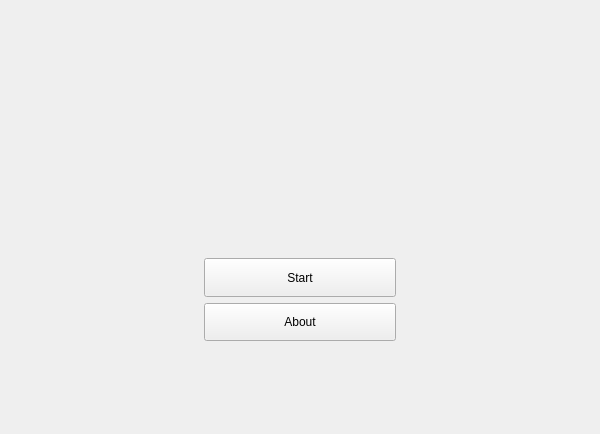
<?xml version="1.0" encoding="UTF-8"?>
<ui version="4.0">
 <class>Menu</class>
 <widget class="QWidget" name="Menu">
  <property name="geometry">
   <rect>
    <x>0</x>
    <y>0</y>
    <width>600</width>
    <height>434</height>
   </rect>
  </property>
  <property name="windowTitle">
   <string>Form</string>
  </property>
  <layout class="QVBoxLayout" name="verticalLayout" stretch="3,1,1">
   <item>
    <spacer name="verticalSpacer">
     <property name="orientation">
      <enum>Qt::Orientation::Vertical</enum>
     </property>
     <property name="sizeHint" stdset="0">
      <size>
       <width>20</width>
       <height>40</height>
      </size>
     </property>
    </spacer>
   </item>
   <item>
    <layout class="QHBoxLayout" name="horizontalLayout" stretch="1,1,1">
     <item>
      <spacer name="horizontalSpacer">
       <property name="orientation">
        <enum>Qt::Orientation::Horizontal</enum>
       </property>
       <property name="sizeHint" stdset="0">
        <size>
         <width>40</width>
         <height>20</height>
        </size>
       </property>
      </spacer>
     </item>
     <item>
      <layout class="QVBoxLayout" name="verticalLayout_3" stretch="0,0">
       <item>
        <widget class="QPushButton" name="startBtn">
         <property name="sizePolicy">
          <sizepolicy hsizetype="MinimumExpanding" vsizetype="MinimumExpanding">
           <horstretch>0</horstretch>
           <verstretch>0</verstretch>
          </sizepolicy>
         </property>
         <property name="maximumSize">
          <size>
           <width>200</width>
           <height>50</height>
          </size>
         </property>
         <property name="text">
          <string>Start</string>
         </property>
        </widget>
       </item>
       <item>
        <widget class="QPushButton" name="aboutBtn">
         <property name="sizePolicy">
          <sizepolicy hsizetype="MinimumExpanding" vsizetype="MinimumExpanding">
           <horstretch>0</horstretch>
           <verstretch>0</verstretch>
          </sizepolicy>
         </property>
         <property name="maximumSize">
          <size>
           <width>200</width>
           <height>50</height>
          </size>
         </property>
         <property name="text">
          <string>About</string>
         </property>
        </widget>
       </item>
      </layout>
     </item>
     <item>
      <spacer name="horizontalSpacer_2">
       <property name="orientation">
        <enum>Qt::Orientation::Horizontal</enum>
       </property>
       <property name="sizeHint" stdset="0">
        <size>
         <width>40</width>
         <height>20</height>
        </size>
       </property>
      </spacer>
     </item>
    </layout>
   </item>
   <item>
    <spacer name="verticalSpacer_2">
     <property name="orientation">
      <enum>Qt::Orientation::Vertical</enum>
     </property>
     <property name="sizeHint" stdset="0">
      <size>
       <width>20</width>
       <height>40</height>
      </size>
     </property>
    </spacer>
   </item>
  </layout>
 </widget>
 <resources/>
 <connections/>
</ui>
